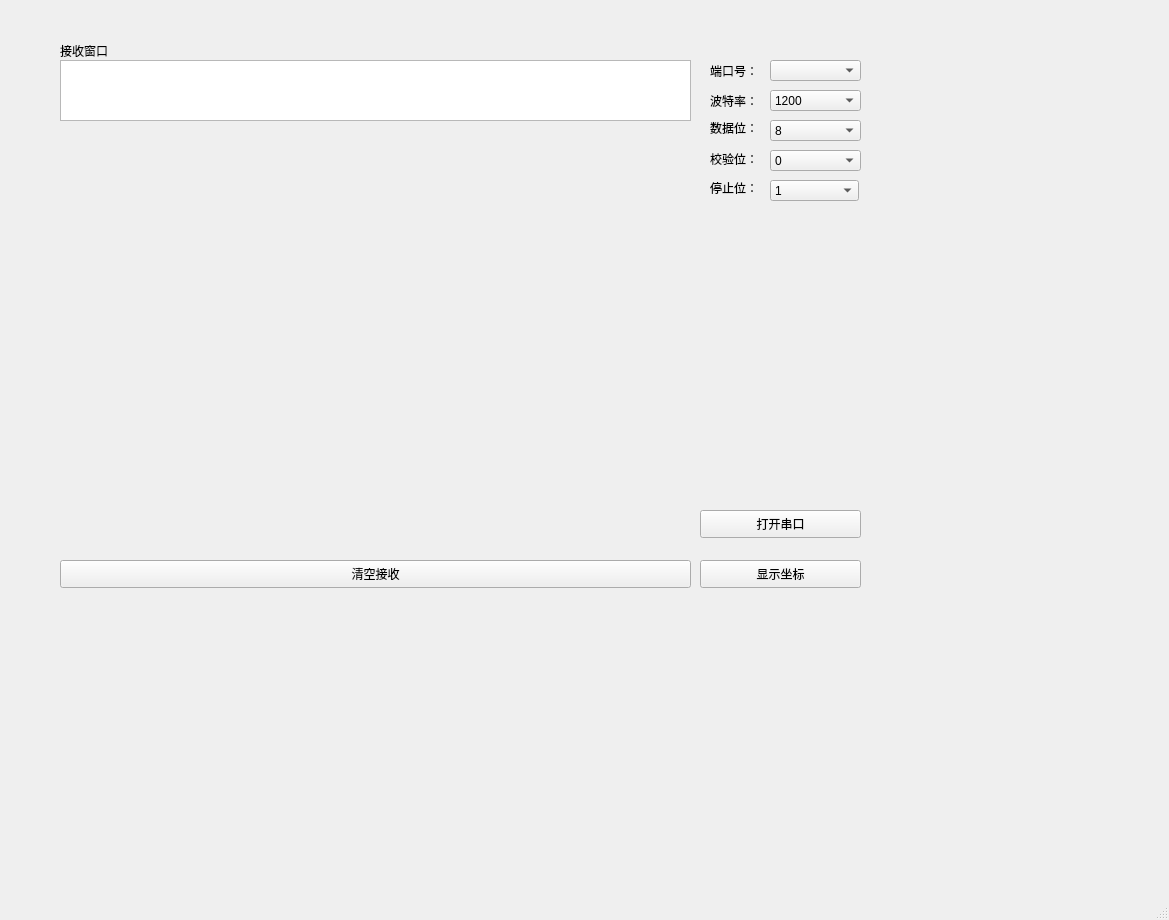
<?xml version="1.0" encoding="UTF-8"?>
<ui version="4.0">
 <class>MainWindow</class>
 <widget class="QMainWindow" name="MainWindow">
  <property name="geometry">
   <rect>
    <x>0</x>
    <y>0</y>
    <width>1169</width>
    <height>920</height>
   </rect>
  </property>
  <property name="windowTitle">
   <string>MainWindow</string>
  </property>
  <widget class="QWidget" name="centralwidget">
   <widget class="QWidget" name="widget" native="true">
    <property name="geometry">
     <rect>
      <x>60</x>
      <y>130</y>
      <width>631</width>
      <height>411</height>
     </rect>
    </property>
   </widget>
   <widget class="QLabel" name="label_3">
    <property name="geometry">
     <rect>
      <x>710</x>
      <y>60</y>
      <width>60</width>
      <height>21</height>
     </rect>
    </property>
    <property name="text">
     <string>端口号：</string>
    </property>
   </widget>
   <widget class="QComboBox" name="PortBox">
    <property name="geometry">
     <rect>
      <x>770</x>
      <y>60</y>
      <width>91</width>
      <height>21</height>
     </rect>
    </property>
   </widget>
   <widget class="QLabel" name="label_4">
    <property name="geometry">
     <rect>
      <x>710</x>
      <y>90</y>
      <width>60</width>
      <height>21</height>
     </rect>
    </property>
    <property name="text">
     <string>波特率：</string>
    </property>
   </widget>
   <widget class="QComboBox" name="BaudBox">
    <property name="geometry">
     <rect>
      <x>770</x>
      <y>90</y>
      <width>91</width>
      <height>21</height>
     </rect>
    </property>
    <item>
     <property name="text">
      <string>1200</string>
     </property>
    </item>
    <item>
     <property name="text">
      <string>2400</string>
     </property>
    </item>
    <item>
     <property name="text">
      <string>4800</string>
     </property>
    </item>
    <item>
     <property name="text">
      <string>9600</string>
     </property>
    </item>
    <item>
     <property name="text">
      <string>15200</string>
     </property>
    </item>
   </widget>
   <widget class="QLabel" name="label_5">
    <property name="geometry">
     <rect>
      <x>710</x>
      <y>110</y>
      <width>60</width>
      <height>36</height>
     </rect>
    </property>
    <property name="text">
     <string>数据位：</string>
    </property>
   </widget>
   <widget class="QComboBox" name="BitNumBox">
    <property name="geometry">
     <rect>
      <x>770</x>
      <y>120</y>
      <width>91</width>
      <height>21</height>
     </rect>
    </property>
    <item>
     <property name="text">
      <string>8</string>
     </property>
    </item>
   </widget>
   <widget class="QLabel" name="label_6">
    <property name="geometry">
     <rect>
      <x>710</x>
      <y>140</y>
      <width>60</width>
      <height>37</height>
     </rect>
    </property>
    <property name="text">
     <string>校验位：</string>
    </property>
   </widget>
   <widget class="QComboBox" name="ParityBox">
    <property name="geometry">
     <rect>
      <x>770</x>
      <y>150</y>
      <width>91</width>
      <height>21</height>
     </rect>
    </property>
    <item>
     <property name="text">
      <string>0</string>
     </property>
    </item>
   </widget>
   <widget class="QLabel" name="label_7">
    <property name="geometry">
     <rect>
      <x>710</x>
      <y>170</y>
      <width>60</width>
      <height>36</height>
     </rect>
    </property>
    <property name="text">
     <string>停止位：</string>
    </property>
   </widget>
   <widget class="QComboBox" name="StopBox">
    <property name="geometry">
     <rect>
      <x>770</x>
      <y>180</y>
      <width>89</width>
      <height>21</height>
     </rect>
    </property>
    <item>
     <property name="text">
      <string>1</string>
     </property>
    </item>
    <item>
     <property name="text">
      <string>2</string>
     </property>
    </item>
   </widget>
   <widget class="QPushButton" name="openButton">
    <property name="geometry">
     <rect>
      <x>700</x>
      <y>510</y>
      <width>161</width>
      <height>28</height>
     </rect>
    </property>
    <property name="text">
     <string>打开串口</string>
    </property>
   </widget>
   <widget class="QPushButton" name="showButton">
    <property name="geometry">
     <rect>
      <x>700</x>
      <y>560</y>
      <width>161</width>
      <height>28</height>
     </rect>
    </property>
    <property name="text">
     <string>显示坐标</string>
    </property>
   </widget>
   <widget class="QTextEdit" name="textEdit">
    <property name="geometry">
     <rect>
      <x>60</x>
      <y>60</y>
      <width>631</width>
      <height>61</height>
     </rect>
    </property>
   </widget>
   <widget class="QLabel" name="label">
    <property name="geometry">
     <rect>
      <x>60</x>
      <y>40</y>
      <width>61</width>
      <height>21</height>
     </rect>
    </property>
    <property name="text">
     <string>接收窗口</string>
    </property>
   </widget>
   <widget class="QPushButton" name="clearButton">
    <property name="geometry">
     <rect>
      <x>60</x>
      <y>560</y>
      <width>631</width>
      <height>28</height>
     </rect>
    </property>
    <property name="text">
     <string>清空接收</string>
    </property>
   </widget>
  </widget>
  <widget class="QMenuBar" name="menubar">
   <property name="geometry">
    <rect>
     <x>0</x>
     <y>0</y>
     <width>1169</width>
     <height>26</height>
    </rect>
   </property>
  </widget>
  <widget class="QStatusBar" name="statusbar"/>
 </widget>
 <resources/>
 <connections/>
</ui>
